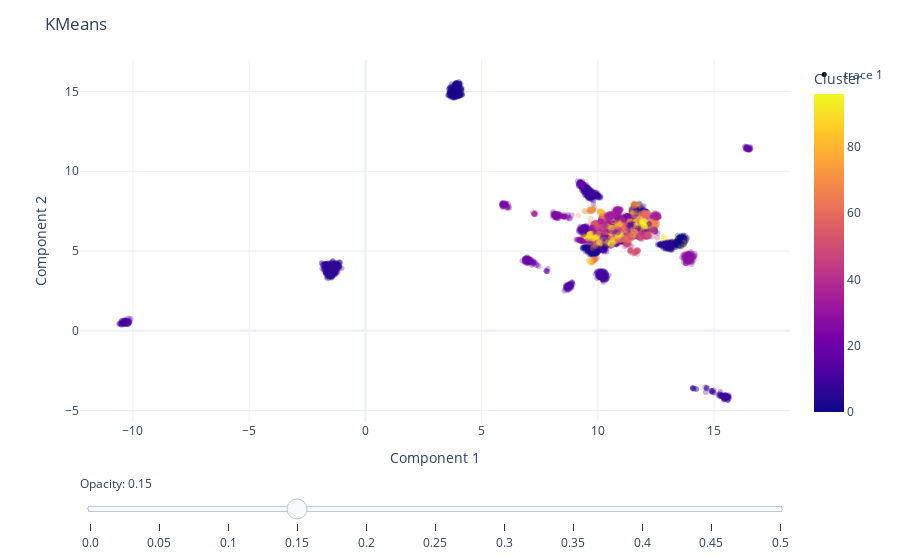

Here is the notebook cell this chart was saved with:
### Code cell
# Plot the training points
fig = px.scatter(
    data_frame = train_df,
    x = "Component 1",
    y = "Component 2",
    color = "Cluster",
    hover_data = ["taxon_id", "Target", "mm_cluster"],
    opacity = 0.3
) 

# Add the test points as a scatter trace
fig.add_trace(
    go.Scatter(
        x=test_df["Component 1"],  # x coordinates
        y=test_df["Component 2"],  # y coordinates
        mode='markers',
        marker=dict(
            color='black',  
            size=5,  
            opacity=1.0 
        ),
        text=test_df["Target"]  # marker hover text
    )
)

# Opacity slider
steps = []
for i in range(11):  # 0 to 1 in steps of 0.1
    step = dict(
        method="restyle",
        args=[{"marker.opacity": [i/20]}, [0]],  # Adjust opacity of the first trace only
        label=str(i/20)
    )
    steps.append(step)
sliders = [dict(
    active=3,  # initial value corresponding to opacity=0.3
    currentvalue={"prefix": "Opacity: "},
    pad={"t": 50},
    steps=steps
)]

fig.update_layout(
    sliders=sliders,
    title="KMeans",
    template="plotly_white",
)

fig.show()

### Figure 1 — Plotly figure (JSON) as saved in the notebook; plotly's stock layout.template omitted (floating-point values rounded to 4 significant figures; data arrays with more than 128 entries replaced by an {"elided": "..."} marker saying what was removed)
{"data": [{"customdata": {"elided": "8432x3 mixed values"}, "hovertemplate": "Component 1=%{x}<br>Component 2=%{y}<br>taxon_id=%{customdata[0]}<br>Target=%{customdata[1]}<br>mm_cluster=%{customdata[2]}<br>Cluster=%{marker.color}<extra></extra>", "legendgroup": "", "marker": {"color": {"elided": "8432 int values"}, "coloraxis": "coloraxis", "opacity": 0.3, "symbol": "circle"}, "mode": "markers", "name": "", "showlegend": false, "type": "scattergl", "x": {"elided": "8432 float values"}, "xaxis": "x", "y": {"elided": "8432 float values"}, "yaxis": "y"}, {"marker": {"color": "black", "opacity": 1, "size": 5}, "mode": "markers", "text": ["unknown", "unknown", "unknown", "unknown", "unknown", "unknown", "unknown", "unknown", "unknown", "unknown", "unknown", "unknown", "unknown", "unknown", "unknown", "unknown", "unknown", "unknown", "unknown", "unknown", "unknown", "unknown", "unknown"], "type": "scatter", "x": [11.18, 11.08, 11.38, 11.45, 11.35, 11.06, 11.34, 11.38, 11.08, 11.48, 11.34, 11.22, 11.3, 11.49, 11.38, 11.22, 11.41, 10.91, 11.0, 11.06, 11.38, 10.97, 11.08], "y": [6.563, 6.659, 6.692, 6.843, 6.55, 6.616, 6.542, 6.699, 6.558, 6.611, 6.591, 6.789, 6.369, 6.7, 6.623, 6.673, 6.609, 6.628, 6.685, 6.433, 6.649, 6.634, 6.684]}], "layout": {"coloraxis": {"colorbar": {"title": {"text": "Cluster"}}, "colorscale": [[0, "#0d0887"], [0.1111, "#46039f"], [0.2222, "#7201a8"], [0.3333, "#9c179e"], [0.4444, "#bd3786"], [0.5556, "#d8576b"], [0.6667, "#ed7953"], [0.7778, "#fb9f3a"], [0.8889, "#fdca26"], [1, "#f0f921"]]}, "legend": {"tracegroupgap": 0}, "margin": {"t": 60}, "sliders": [{"active": 3, "currentvalue": {"prefix": "Opacity: "}, "pad": {"t": 50}, "steps": [{"args": [{"marker.opacity": [0]}, [0]], "label": "0.0", "method": "restyle"}, {"args": [{"marker.opacity": [0.05]}, [0]], "label": "0.05", "method": "restyle"}, {"args": [{"marker.opacity": [0.1]}, [0]], "label": "0.1", "method": "restyle"}, {"args": [{"marker.opacity": [0.15]}, [0]], "label": "0.15", "method": "restyle"}, {"args": [{"marker.opacity": [0.2]}, [0]], "label": "0.2", "method": "restyle"}, {"args": [{"marker.opacity": [0.25]}, [0]], "label": "0.25", "method": "restyle"}, {"args": [{"marker.opacity": [0.3]}, [0]], "label": "0.3", "method": "restyle"}, {"args": [{"marker.opacity": [0.35]}, [0]], "label": "0.35", "method": "restyle"}, {"args": [{"marker.opacity": [0.4]}, [0]], "label": "0.4", "method": "restyle"}, {"args": [{"marker.opacity": [0.45]}, [0]], "label": "0.45", "method": "restyle"}, {"args": [{"marker.opacity": [0.5]}, [0]], "label": "0.5", "method": "restyle"}]}], "title": {"text": "KMeans"}, "xaxis": {"anchor": "y", "domain": [0, 1], "title": {"text": "Component 1"}}, "yaxis": {"anchor": "x", "domain": [0, 1], "title": {"text": "Component 2"}}}}
